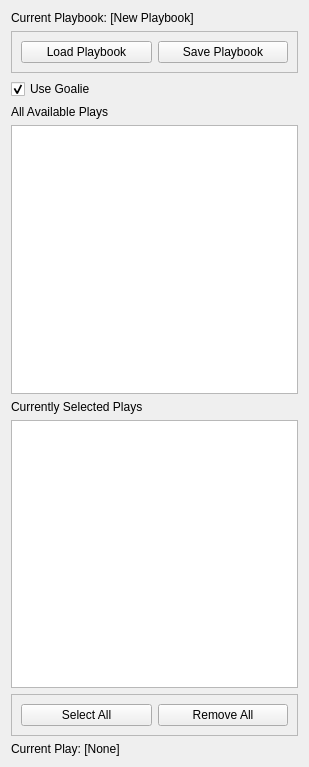
<?xml version="1.0" encoding="UTF-8"?>
<ui version="4.0">
 <class>PlayConfig</class>
 <widget class="QWidget" name="PlayConfig">
  <property name="geometry">
   <rect>
    <x>0</x>
    <y>0</y>
    <width>309</width>
    <height>767</height>
   </rect>
  </property>
  <property name="windowTitle">
   <string>Form</string>
  </property>
  <layout class="QVBoxLayout" name="verticalLayout">
   <item>
    <widget class="QLabel" name="lblCurrentPlaybook">
     <property name="text">
      <string>Current Playbook: [New Playbook]</string>
     </property>
    </widget>
   </item>
   <item>
    <widget class="QFrame" name="frame_2">
     <property name="frameShape">
      <enum>QFrame::StyledPanel</enum>
     </property>
     <property name="frameShadow">
      <enum>QFrame::Raised</enum>
     </property>
     <layout class="QHBoxLayout" name="horizontalLayout_2">
      <item>
       <widget class="QPushButton" name="btnLoadPlaybook">
        <property name="text">
         <string>Load Playbook</string>
        </property>
       </widget>
      </item>
      <item>
       <widget class="QPushButton" name="btnSavePlaybook">
        <property name="text">
         <string>Save Playbook</string>
        </property>
       </widget>
      </item>
     </layout>
     <zorder>btnLoadPlaybook</zorder>
     <zorder>btnSavePlaybook</zorder>
     <zorder>btnSavePlaybook</zorder>
    </widget>
   </item>
   <item>
    <widget class="QCheckBox" name="chkUseGoalie">
     <property name="text">
      <string>Use Goalie</string>
     </property>
     <property name="checked">
      <bool>true</bool>
     </property>
    </widget>
   </item>
   <item>
    <widget class="QLabel" name="label">
     <property name="text">
      <string>All Available Plays</string>
     </property>
    </widget>
   </item>
   <item>
    <widget class="QListWidget" name="listPossiblePlays"/>
   </item>
   <item>
    <widget class="QLabel" name="label_2">
     <property name="text">
      <string>Currently Selected Plays</string>
     </property>
    </widget>
   </item>
   <item>
    <widget class="QListWidget" name="listSelectedPlays"/>
   </item>
   <item>
    <widget class="QFrame" name="frame">
     <property name="frameShape">
      <enum>QFrame::StyledPanel</enum>
     </property>
     <property name="frameShadow">
      <enum>QFrame::Raised</enum>
     </property>
     <layout class="QHBoxLayout" name="horizontalLayout">
      <item>
       <widget class="QPushButton" name="btnSelectAll">
        <property name="text">
         <string>Select All</string>
        </property>
       </widget>
      </item>
      <item>
       <widget class="QPushButton" name="btnRemoveAll">
        <property name="text">
         <string>Remove All</string>
        </property>
       </widget>
      </item>
     </layout>
    </widget>
   </item>
   <item>
    <widget class="QLabel" name="lblCurrentPlay">
     <property name="text">
      <string>Current Play: [None]</string>
     </property>
    </widget>
   </item>
  </layout>
 </widget>
 <resources/>
 <connections/>
 <slots>
  <slot>addPlay(QListWidgetItem*)</slot>
  <slot>removePlay(QListWidgetItem*)</slot>
  <slot>updateCurrentPlay(QString)</slot>
  <slot>removeAllPlays()</slot>
  <slot>addAllPlays()</slot>
  <slot>loadPlaybook()</slot>
  <slot>savePlaybook()</slot>
  <slot>UseGoalie(int)</slot>
 </slots>
</ui>
